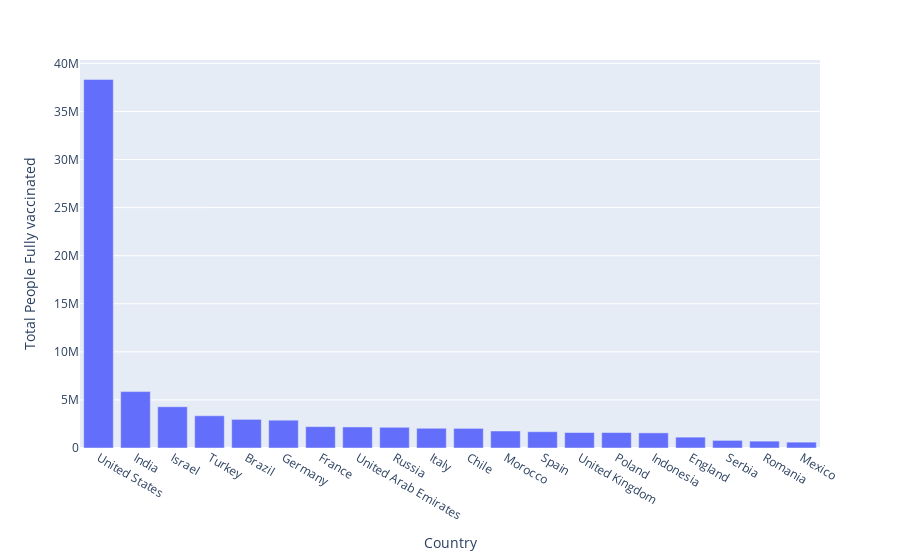

The notebook cell this image was saved under:
### Code cell
#plot the graph and show results for people fully vaccinated by country for the top 20 countries
top20_people_fully_vaccinated = total_people_fully_vaccinated.nlargest(20,columns = ['people_fully_vaccinated'])

fig = px.bar(x = top20_people_fully_vaccinated['country'], y= top20_people_fully_vaccinated['people_fully_vaccinated'],
            labels={"x": "Country", "y": "Total People Fully vaccinated"},
             )
fig.show()
top20_people_fully_vaccinated

### Figure 1 — Plotly figure (JSON) as saved in the notebook; plotly's stock layout.template omitted (floating-point values rounded to 4 significant figures)
{"data": [{"alignmentgroup": "True", "hovertemplate": "Country=%{x}<br>Total People Fully vaccinated=%{y}<extra></extra>", "legendgroup": "", "marker": {"color": "#636efa"}, "name": "", "offsetgroup": "", "orientation": "v", "showlegend": false, "textposition": "auto", "type": "bar", "x": ["United States", "India", "Israel", "Turkey", "Brazil", "Germany", "France", "United Arab Emirates", "Russia", "Italy", "Chile", "Morocco", "Spain", "United Kingdom", "Poland", "Indonesia", "England", "Serbia", "Romania", "Mexico"], "xaxis": "x", "y": [38335432, 5867948, 4291116, 3349666, 2976204, 2891951, 2223980, 2187849, 2153756, 2054625, 2040279, 1767472, 1693674, 1610280, 1606154, 1572786, 1129444, 791269, 714206, 609889], "yaxis": "y"}], "layout": {"barmode": "relative", "legend": {"tracegroupgap": 0}, "margin": {"t": 60}, "xaxis": {"anchor": "y", "domain": [0, 1], "title": {"text": "Country"}}, "yaxis": {"anchor": "x", "domain": [0, 1], "title": {"text": "Total People Fully vaccinated"}}}}
